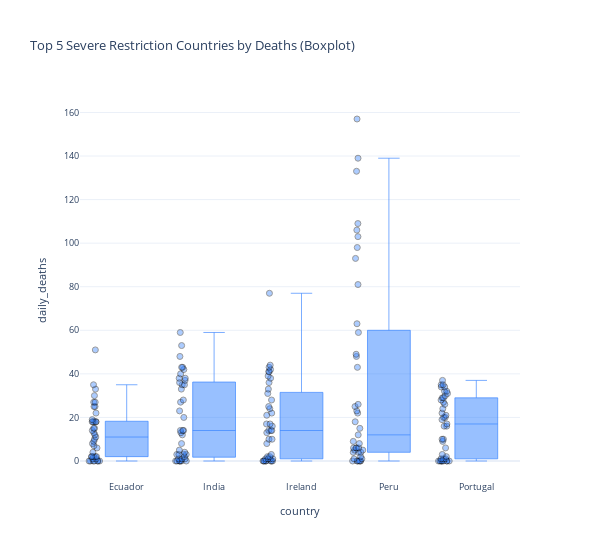

Write notebook code for a chart like this one.
### Markdown cell above
Although these countries share “moderate restriction” classification, their daily death patterns differ markedly. 

Brazil’s distribution extends far beyond those of the other nations, with spikes occasionally surpassing 4,000 deaths in a single day, suggesting intense surges despite not being in the “severe” category. 

Meanwhile, Germany’s boxplot shows a somewhat higher median than Indonesia, Mexico, and Russia, yet still falls well below Brazil’s peaks. The contrast underscores that policy stringency alone does not fully account for the scale or timing of outbreaks; factors like population demographics, healthcare capacity, and the timing of viral waves appear equally—if not more—consequential in shaping daily fatality trajectories. 

---

### Code cell
fig_severe = px.box(
    severe_top5_df,
    x='country',
    y='daily_deaths',
    points='all',
    title="Top 5 Severe Restriction Countries by Deaths (Boxplot)",
    color_discrete_sequence=['#3381ff']
)
fig_severe.update_layout(
    template='plotly_white',
    plot_bgcolor='white',
    title_font_size=13.2,
    font=dict(size=8.8),
    xaxis=dict(tickfont=dict(size=8.8)),
    yaxis=dict(tickfont=dict(size=8.8)),
    width=600
)
fig_severe.update_traces(
    marker=dict(size=6, opacity=0.4, line=dict(width=1, color='black'))
)
fig_severe.for_each_trace(lambda t: t.update(line=dict(width=0.65)))
fig_severe.show()

### Figure 1 — Plotly figure (JSON) as saved in the notebook; plotly's stock layout.template omitted (floating-point values rounded to 4 significant figures; data arrays with more than 128 entries replaced by an {"elided": "..."} marker saying what was removed)
{"data": [{"alignmentgroup": "True", "boxpoints": "all", "hovertemplate": "country=%{x}<br>daily_deaths=%{y}<extra></extra>", "legendgroup": "", "line": {"width": 0.65}, "marker": {"color": "#3381ff", "line": {"color": "black", "width": 1}, "opacity": 0.4, "size": 6}, "name": "", "notched": false, "offsetgroup": "", "orientation": "v", "showlegend": false, "type": "box", "x": {"elided": "205 str values"}, "x0": " ", "xaxis": "x", "y": {"elided": "205 int values"}, "y0": " ", "yaxis": "y"}], "layout": {"boxmode": "group", "font": {"size": 8.8}, "legend": {"tracegroupgap": 0}, "plot_bgcolor": "white", "title": {"font": {"size": 13.2}, "text": "Top 5 Severe Restriction Countries by Deaths (Boxplot)"}, "width": 600, "xaxis": {"anchor": "y", "domain": [0, 1], "tickfont": {"size": 8.8}, "title": {"text": "country"}}, "yaxis": {"anchor": "x", "domain": [0, 1], "tickfont": {"size": 8.8}, "title": {"text": "daily_deaths"}}}}
